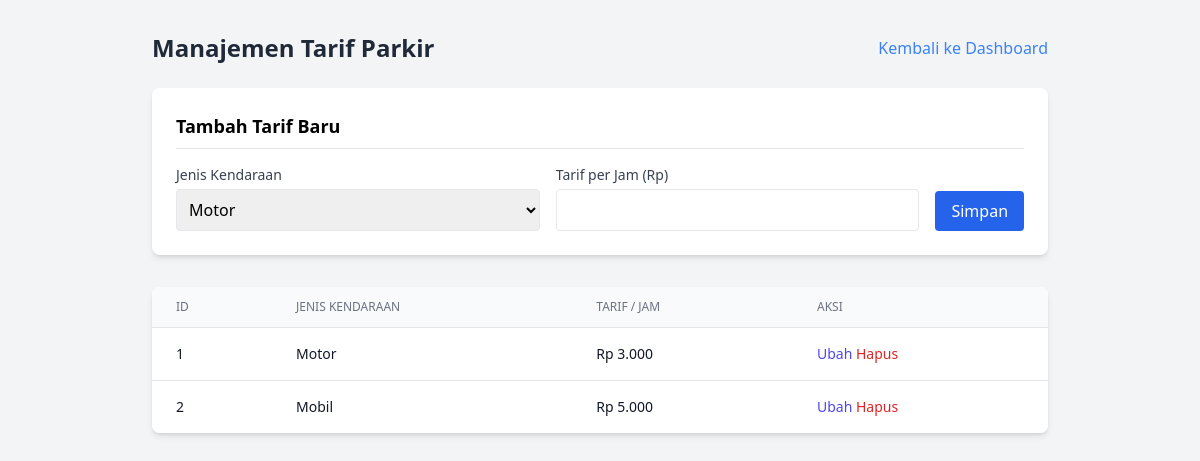
/public/AdminTarifController (signed in), run on the app's committed database.
### tables this page shows
CREATE TABLE `tb_tarif` (
  `id_tarif` int NOT NULL,
  `jenis_kendaraan` enum('motor','mobil','lainnya') NOT NULL,
  `tarif_per_jam` decimal(10,0) NOT NULL
);

### app/core/Controller.php (called while the page is built, shortened)
<?php
class Controller {
    public function view($view, $data = []) {
        require_once '../app/views/' . $view . '.php';
    }
    public function model($model) {
        return new $model;
    }
}

### app/controllers/AdminTarifController.php (called while the page is built, shortened)
<?php
class AdminTarifController extends Controller {
    public function index() {
        $data['judul'] = 'Manajemen Tarif Parkir';
        $data['tarif'] = $this->model('TarifModel')->getAllTarif();
        $this->view('admin/tarif/index', $data);
    }
}

### app/core/App.php (called while the page is built, shortened)
<?php
class App {
    protected $method = 'index';
    protected $params = [];
    public function __construct() {
        $this->controller = new $this->controller;
        call_user_func_array([$this->controller, $this->method], $this->params);
    }
}

### public/index.php (called while the page is built, shortened)
<?php
require_once '../app/core/App.php';
require_once '../app/core/Controller.php';
require_once '../app/core/Database.php';
$app = new App();

### app/core/Database.php (called while the page is built, shortened)
<?php
class Database {
    private $host = 'localhost';
    private $user = 'root';
    private $pass = '';
    private $db_name = 'parkir_apotek';
    private $dbh;
    private $stmt;
    public function __construct() {
        $dsn = 'mysql:host=' . $this->host . ';dbname=' . $this->db_name;
        $option = [
            PDO::ATTR_PERSISTENT => true,
            PDO::ATTR_ERRMODE => PDO::ERRMODE_EXCEPTION
        ];
        try {
            $this->dbh = new PDO($dsn, $this->user, $this->pass, $option);
        } catch(PDOException $e) {
            die($e->getMessage());
        }
    }
    public function query($query) {
        $this->stmt = $this->dbh->prepare($query);
    }
    public function execute() {
        return $this->stmt->execute();
    }
    public function resultSet() {
        $this->execute();
        return $this->stmt->fetchAll(PDO::FETCH_ASSOC);
    }
}

### app/models/TarifModel.php (called while the page is built, shortened)
<?php
class TarifModel {
    private $db;
    public function __construct() {
        $this->db = new Database();
    }
    public function getAllTarif() {
        $this->db->query("SELECT * FROM tb_tarif");
        return $this->db->resultSet();
    }
}

### app/views/admin/tarif/index.php (the view, shortened to what this page needs)
<!DOCTYPE html>
<html lang="id">
<head>
    <script src="https://cdn.tailwindcss.com"></script>
</head>
<body class="bg-gray-100 p-8 font-sans">
    <div class="max-w-4xl mx-auto">
        <div class="flex justify-between items-center mb-6">
            <h1 class="text-2xl font-bold text-gray-800"><?= $data['judul']; ?></h1>
            <a href="/parkir_apotek/public/Home" class="text-blue-500 hover:underline">Kembali ke Dashboard</a>
        </div>
        <div class="bg-white p-6 rounded-lg shadow-md mb-8">
            <h2 class="text-lg font-semibold mb-4 border-b pb-2">Tambah Tarif Baru</h2>
            <form action="/parkir_apotek/public/AdminTarifController/tambah" method="POST" class="flex gap-4 items-end">
                <div class="flex-1">
                    <label class="block text-sm font-medium text-gray-700 mb-1">Jenis Kendaraan</label>
                    <select name="jenis_kendaraan" required class="w-full border rounded p-2 focus:ring-blue-500">
                        <option value="motor">Motor</option>
                    </select>
                </div>
                <div class="flex-1">
                    <label class="block text-sm font-medium text-gray-700 mb-1">Tarif per Jam (Rp)</label>
                    <input type="number" name="tarif_per_jam" required class="w-full border rounded p-2 focus:ring-blue-500">
                </div>
                <button type="submit" class="bg-blue-600 hover:bg-blue-700 text-white px-4 py-2 rounded">Simpan</button>
            </form>
        </div>
        <div class="bg-white rounded-lg shadow-md overflow-hidden">
            <table class="min-w-full divide-y divide-gray-200">
                <thead class="bg-gray-50">
                    <tr>
                        <th class="px-6 py-3 text-left text-xs font-medium text-gray-500 uppercase">ID</th>
                        <th class="px-6 py-3 text-left text-xs font-medium text-gray-500 uppercase">Jenis Kendaraan</th>
                        <th class="px-6 py-3 text-left text-xs font-medium text-gray-500 uppercase">Tarif / Jam</th>
                        <th class="px-6 py-3 text-left text-xs font-medium text-gray-500 uppercase">Aksi</th>
                    </tr>
                </thead>
                <tbody class="bg-white divide-y divide-gray-200">
                    <?php foreach ($data['tarif'] as $tarif) : ?>
                        <tr>
                            <td class="px-6 py-4 text-sm text-gray-900"><?= $tarif['id_tarif']; ?></td>
                            <td class="px-6 py-4 text-sm text-gray-900 capitalize"><?= $tarif['jenis_kendaraan']; ?></td>
                            <td class="px-6 py-4 text-sm text-gray-900">Rp <?= number_format($tarif['tarif_per_jam'], 0, ',', '.'); ?></td>
                            <td class="px-6 py-4 text-sm font-medium">
                                <a href="/parkir_apotek/public/AdminTarifController/edit/<?= $tarif['id_tarif']; ?>" class="text-indigo-600 hover:text-indigo-900">Ubah</a>
                                <a href="/parkir_apotek/public/AdminTarifController/hapus/<?= $tarif['id_tarif']; ?>" onclick="return confirm('Yakin hapus?');" class="text-red-600 hover:text-red-900">Hapus</>
                            </td>
                        </tr>
                    <?php endforeach; ?>
                </tbody>
            </table>
        </div>
    </div>
</body>
</html>

### data on the page
tb_tarif: id_tarif "1", jenis_kendaraan "Motor", tarif_per_jam "3.000"
tb_tarif: id_tarif "2", jenis_kendaraan "Mobil", tarif_per_jam "5.000"

### other printed values
$data['judul'] "Manajemen Tarif Parkir"
